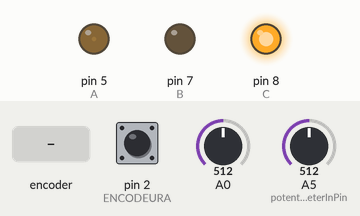
Recording of a sketch running on a simulated Arduino Uno, built with avr-gcc and run on an emulated ATmega328P. Parts: output pins drawn as LEDs (lit = HIGH). The test bench sets the inputs (shaded band); at power-on: A0 = 512, pin 2 (ENCODEURA) HIGH, A5 (potentiometerInPin) = 512. What the sketch prints to the serial monitor is not drawn.

Above: at 0.05 s.
At 1.26 s:
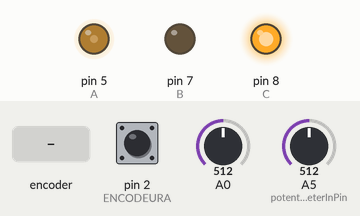
1.3 s: rotary encoder on pin 2 (ENCODEURA) / pin 4 (ENCODEURB) turned 1 step (first pin leading)
At 4.2 s:
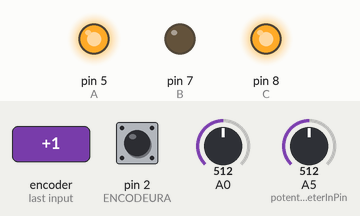
4.3 s: A0 set to 1023
Timing chart, 0 to 7.3 s (numbered marks = the images above; inputs shaded):
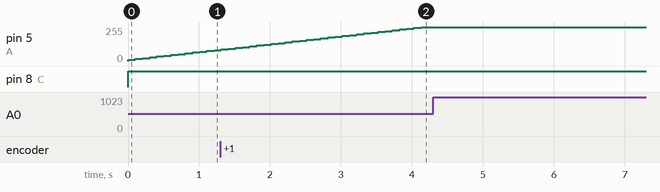

The sketch:

Moteur_asservi_accelerometre.ino
```cpp
// Lien vers les soruces utilisées
// https://www.arduino.cc/en/Reference/PortManipulation
// https://www.pololu.com/product/2824

#include <PID_v1.h>  // Pour le PID  (librairie à télécharger : https://github.com/br3ttb/Arduino-PID-Library/blob/master/PID_v1.h)

#define ENCODEURA 2
#define ENCODEURB 4
#define A 5       // Contrôle vitesse moteur 1
#define B 7       //controle direction moteur 1
#define C 8       //controle direction moteur 1

const int potentiometerInPin = A5;// pour les valeurs analogue du potentiometre
int potentiometerValue = 0;

double Setpoint, Input, Output;

double Kp = 2.0, Ki = 30.0, Kd = 10.0;


PID PID(&Input, &Output, &Setpoint, Kp, Ki, Kd, DIRECT);

// volatile => pour toute variable qui sera utilise dans les interruptions

int count = 0; // comptage de tick d'encoder qui sera incrémenté
//sur interruption " On change " sur l'interruption 1
float speedM = 0; // vitesse du moteur


double valueAcc;
unsigned long timeAcc=0;

float commande = 0; // consigne pour le moteur

int valeur;  //lecture de la consigne via le moniteur serie


void setup()
{

  //initialisation moniteur serie
  Serial.begin(115200);       // facultatif uniquement pour feedback

  // on initialise les entrées et sorties
  pinMode(ENCODEURA, INPUT_PULLUP);
  pinMode(ENCODEURB, INPUT_PULLUP);

  // Pin moteur en output
  pinMode(A, OUTPUT);
  pinMode(B, OUTPUT);
  pinMode(C, OUTPUT);

  //potentiomètre pour réglage vitesse moteur
  pinMode(potentiometerInPin, INPUT);

  attachInterrupt(digitalPinToInterrupt(2), counter, CHANGE);

  //Réglages des timers 1 et 2 pour fréuence asservissement et échantillonage accéléromètre
  cli();//stop interrupts

  //set timer1 interrupt at 10Hz
  TCCR1A = 0;// set entire TCCR1A register to 0
  TCCR1B = 0;// same for TCCR1B
  TCNT1  = 0;//initialize counter value to 0
  // set compare match register for 10hz increments
  OCR1A = 1562;// = (16*10^6) / (10*1024) - 1 (must be <65536)
  // turn on CTC mode
  TCCR1B |= (1 << WGM12);
  // Set CS12 and CS10 bits for 1024 prescaler
  TCCR1B |= (1 << CS12) | (1 << CS10);
  // enable timer compare interrupt
  TIMSK1 |= (1 << OCIE1A);

  TCCR2A = 0;// set entire TCCR2A register to 0
  TCCR2B = 0;// same for TCCR2B
  TCNT2  = 0;//initialize counter value to 0
  // set compare match register for 8khz increments
  OCR2A = 249;// = (16*10^6) / (1000*64) - 1 (must be <256)
  // turn on CTC mode
  TCCR2A |= (1 << WGM21);
  // Set CS21 bit for 8 prescaler
  TCCR2B |= (1 << CS21) | (1 << CS20);
  // enable timer compare interrupt
  TIMSK2 |= (1 << OCIE2A);

  sei();//allow interrupts

  // PID
  Input = 0;
  Setpoint = 0;
  //active le PID
  PID.SetMode(AUTOMATIC);
  PID.SetOutputLimits(0, 255);
}

ISR(TIMER1_COMPA_vect){//timer1 interrupt 10Hz, calcul de la vitesse pour l'asservissement
  speedM = (count*10.0)/64.0/30.0;
  count = 0;
}
ISR(TIMER2_COMPA_vect){//timer0 interrupt 1kH, acquisition de l'accéléromètre
  valueAcc = analogRead(A0);
  timeAcc+= 1;
}

void loop() {

  // setting command with potentiometer
  potentiometerValue = analogRead(potentiometerInPin);//  lire les valeurs donner par potentiometre
  commande = 2.0;//map(potentiometerValue, 0, 1023, 0, 2.55);// Mappé les valeurs de potentiometre en Rpm

  //test affichage pour voir si la vitesse est correctement corrigée
  //int testCommande = map(potentiometerValue, 0, 1023, 0, 255);
  /*if (Serial.available()) {
    commande = Serial.parseInt(); //récupération des caractères sur le port série
    if (valeur != 0) {
      commande = valeur;
    }
    }*/
  //Calcul du PID (par une librairie, voir le code STM32 pour implémenter personnelement l'asservissement)
  Setpoint = commande;
  Input = speedM;
  PID.Compute();
  int output = (int)Output;

  Serial.print(commande*100.0);
  //Serial.print(",");
  //Serial.print(output);
  Serial.print(",");
  Serial.print(speedM*100.0);
  Serial.print(",");
  Serial.print(valueAcc);
  Serial.print(",");
  Serial.print(800);
  Serial.print(",");
  Serial.println(0);
  //Serial.print(",");
  //Serial.println(timeAcc);

  //utilisation de la sortie du PID pour asservir les moteurs
  if (output >= 0) {
    advance(output);
  }
  if (output < 0) {
    back_off(abs(output));
  }

}


void advance(int a) // En avant
{
  analogWrite (A, a); // Contrôle de vitesse en PWM
  digitalWrite(B, LOW);
  digitalWrite(C, HIGH);
}

void back_off (int a) // En arrière
{
  analogWrite (A, a);
  digitalWrite(B, HIGH);
  digitalWrite(C, LOW);
}

// Encoder counter 0 at up front and down front
void counter()
{
  count++;
}
```
